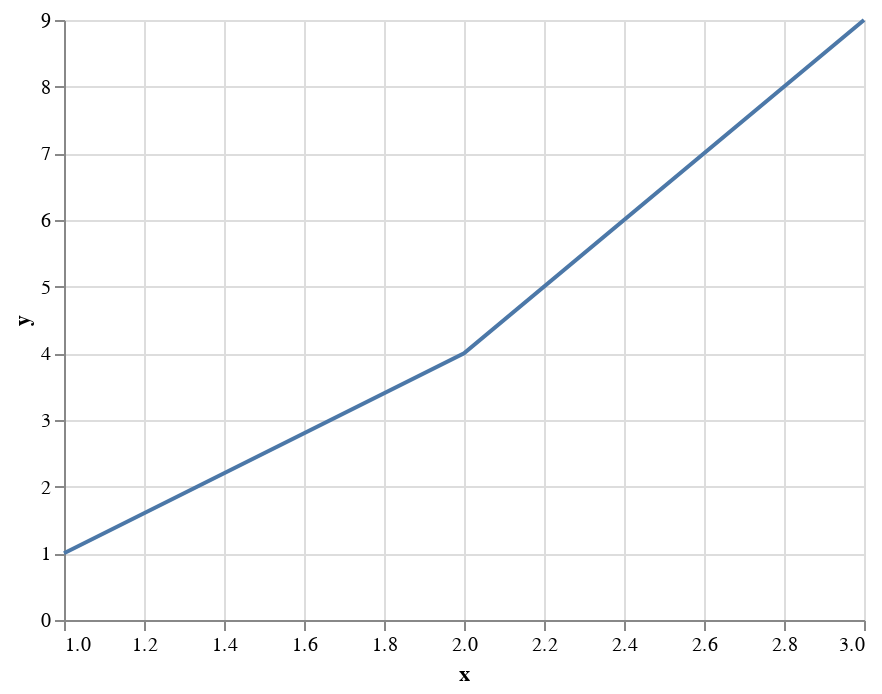

The notebook cell saved with this chart:
### Code cell
alt.Chart(data).mark_line().encode(
    x = "x",
    y = "y"
)

### Figure 1 — Vega-Lite specification as saved in the notebook (floating-point values rounded to 4 significant figures)
{"$schema": "https://vega.github.io/schema/vega-lite/v2.6.0.json", "config": {"view": {"height": 300, "width": 400}}, "data": {"name": "data-c6d2c23485cfaccb450c847ea86aafa4"}, "datasets": {"data-c6d2c23485cfaccb450c847ea86aafa4": [{"x": 1, "y": 1}, {"x": 2, "y": 4}, {"x": 3, "y": 9}]}, "encoding": {"x": {"field": "x", "type": "quantitative"}, "y": {"field": "y", "type": "quantitative"}}, "mark": "line"}
